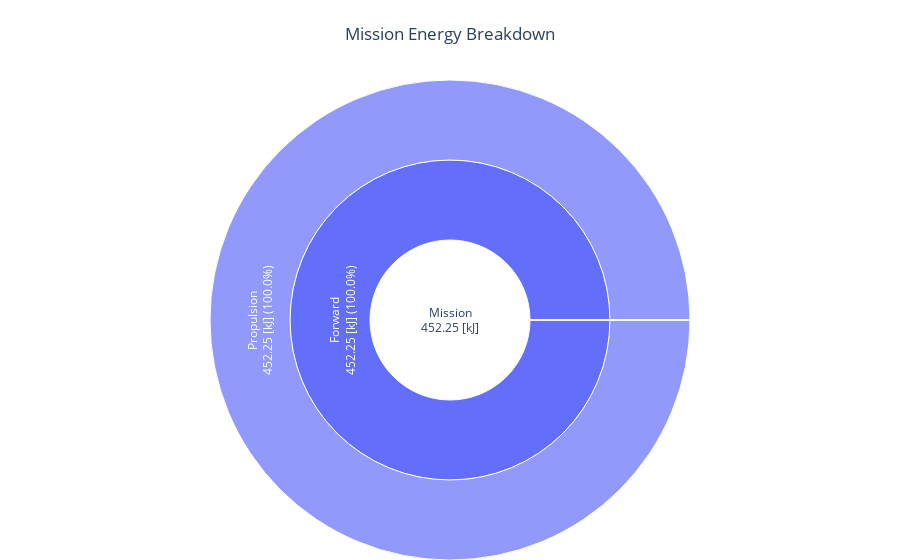

The notebook cell saved with this chart:
### Code cell
# Design mission
fig = energy_breakdown_sun_plot_drone(OUTPUT_FILE)
fig.show()

### Figure 1 — Plotly figure (JSON) as saved in the notebook; plotly's stock layout.template omitted (floating-point values rounded to 4 significant figures)
{"data": [{"branchvalues": "total", "labels": ["Mission<br>452.25 [kJ]", "Climb<br>0.00 [kJ] (0.0%)", "Propulsion<br>0.00 [kJ] (0%)", "Payload<br>0.00 [kJ] (0%)", "Avionics<br>0.00 [kJ] (0%)", "Hover<br>0.00 [kJ] (0.0%)", "Propulsion<br>0.00 [kJ] (0%)", "Payload<br>0.00 [kJ] (0%)", "Avionics<br>0.00 [kJ] (0%)", "Forward<br>452.25 [kJ] (100.0%)", "Propulsion<br>452.25 [kJ] (100.0%)", "Payload<br>0.00 [kJ] (0.0%)", "Avionics<br>0.00 [kJ] (0.0%)"], "parents": ["", "Mission<br>452.25 [kJ]", "Climb<br>0.00 [kJ] (0.0%)", "Climb<br>0.00 [kJ] (0.0%)", "Climb<br>0.00 [kJ] (0.0%)", "Mission<br>452.25 [kJ]", "Hover<br>0.00 [kJ] (0.0%)", "Hover<br>0.00 [kJ] (0.0%)", "Hover<br>0.00 [kJ] (0.0%)", "Mission<br>452.25 [kJ]", "Forward<br>452.25 [kJ] (100.0%)", "Forward<br>452.25 [kJ] (100.0%)", "Forward<br>452.25 [kJ] (100.0%)"], "type": "sunburst", "values": [452.2, 0, 0, 0, 0, 0, 0, 0, 0, 452.2, 452.2, 0, 0]}], "layout": {"margin": {"b": 0, "l": 0, "r": 0, "t": 80}, "title": {"text": "Mission Energy Breakdown", "x": 0.5}}}
